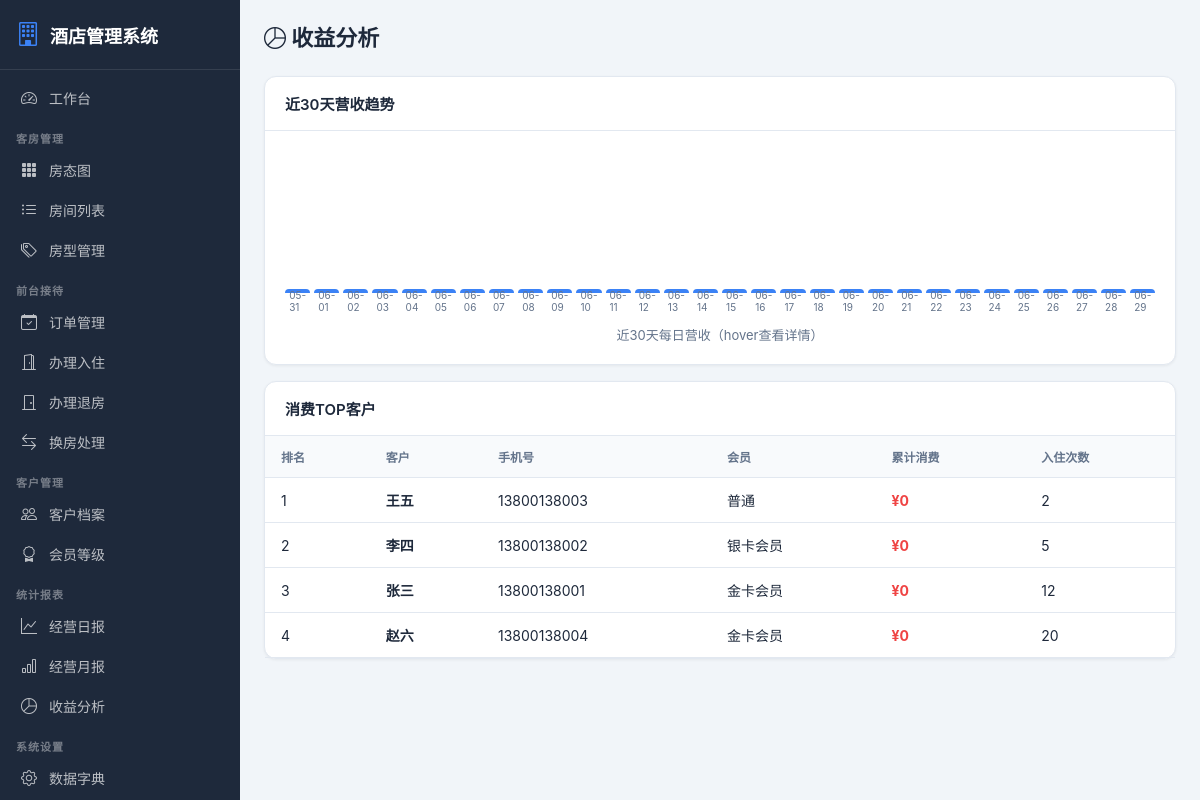
/reports/revenue/ (signed in), run on the app's committed database.
### customers/models.py (models this page shows, shortened)
class Customer(models.Model):
    GENDER_CHOICES = [("M", "男"), ("F", "女"), ("O", "其他")]
    name = models.CharField(verbose_name="姓名", max_length=50)
    gender = models.CharField(verbose_name="性别", max_length=1, choices=GENDER_CHOICES, default="M")
    id_card = models.CharField(verbose_name="身份证号", max_length=18, unique=True, blank=True, null=True)
    phone = models.CharField(verbose_name="手机号", max_length=20)
    password = models.CharField(verbose_name="密码", max_length=128, default="")
    email = models.EmailField(verbose_name="邮箱", blank=True)
    nationality = models.CharField(verbose_name="国籍", max_length=50, default="中国")
    birthday = models.DateField(verbose_name="生日", null=True, blank=True)
    membership = models.ForeignKey(MembershipLevel, on_delete=models.SET_NULL, null=True, blank=True, verbose_name="会员等级")
    points = models.IntegerField(verbose_name="积分", default=0)
    total_spending = models.DecimalField(verbose_name="累计消费", max_digits=12, decimal_places=2, default=0)
    total_stays = models.IntegerField(verbose_name="入住次数", default=0)
    preferences = models.TextField(verbose_name="偏好备注", blank=True)
    is_blacklisted = models.BooleanField(verbose_name="黑名单", default=False)
    is_active = models.BooleanField(verbose_name="账户启用", default=True)
    blacklist_reason = models.TextField(verbose_name="拉黑原因", blank=True)
    notes = models.TextField(verbose_name="备注", blank=True)
    created_at = models.DateTimeField(verbose_name="创建时间", auto_now_add=True)
    updated_at = models.DateTimeField(verbose_name="更新时间", auto_now=True)
    class Meta:
        verbose_name = "客户"
        verbose_name_plural = "客户管理"
        ordering = ["-created_at"]

class MembershipLevel(models.Model):
    name = models.CharField(verbose_name="等级名称", max_length=50, unique=True)
    code = models.CharField(verbose_name="等级代码", max_length=20, unique=True)
    discount = models.DecimalField(verbose_name="折扣率", max_digits=3, decimal_places=2, default=1.0, help_text="0.85表示85折")
    points_rate = models.DecimalField(verbose_name="积分倍率", max_digits=3, decimal_places=1, default=1.0)
    late_checkout_hours = models.IntegerField(verbose_name="延迟退房(小时)", default=0)
    min_spending = models.DecimalField(verbose_name="最低消费门槛", max_digits=10, decimal_places=2, default=0)
    description = models.TextField(verbose_name="等级说明", blank=True)
    created_at = models.DateTimeField(verbose_name="创建时间", auto_now_add=True)
    class Meta:
        verbose_name = "会员等级"
        verbose_name_plural = "会员等级"

### reports/views.py (the view)
# urls.py: path("revenue/", views.revenue_analysis, name="revenue_analysis"),
@login_required
def revenue_analysis(request):
    today = date.today()
    last_30 = today - timedelta(days=30)
    daily_revenue = []
    for i in range(30):
        d = last_30 + timedelta(days=i+1)
        rev = CheckOutRecord.objects.filter(check_out_time__date=d).aggregate(Sum("final_amount"))["final_amount__sum"] or 0
        daily_revenue.append({"date": d.strftime("%m-%d"), "revenue": float(rev)})
    top_customers = Customer.objects.annotate(
        total_spent=Sum("booking__checkoutrecord__final_amount")
    ).order_by("-total_spent")[:10]
    context = {
        "daily_revenue": daily_revenue,
        "top_customers": top_customers,
    }
    return render(request, "reports/revenue_analysis.html", context)

### reports/templates/reports/revenue_analysis.html (shortened to what this page needs)
{% extends 'base.html' %}
{% block content %}
<div class="page-header"><h1><i class="bi bi-pie-chart"></i> 收益分析</h1></div>
<div class="card"><div class="card-header">近30天营收趋势</div><div class="card-body">
<div class="chart-bar">
{% for item in daily_revenue %}
<div class="bar" style="height:{% if item.revenue > 0 %}calc({{ item.revenue }}px / 500){% else %}4px{% endif %}" title="{{ item.date }}: ¥{{ item.revenue }}">
    <div class="bar-label">{{ item.date }}</div>
</div>
{% endfor %}
</div>
<div style="margin-top:24px;text-align:center;font-size:13px;color:var(--text-light)">近30天每日营收（hover查看详情）</div>
</div></div>
<div class="card" style="margin-top:16px"><div class="card-header">消费TOP客户</div><div class="card-body" style="padding:0">
<table class="table">
<thead><tr><th>排名</th><th>客户</th><th>手机号</th><th>会员</th><th>累计消费</th><th>入住次数</th></tr></thead>
<tbody>
{% for c in top_customers %}
<tr>
    <td>{{ forloop.counter }}</td>
    <td><strong>{{ c.name }}</strong></td><td>{{ c.phone }}</td>
    <td>{{ c.membership.name|default:"普通" }}</td>
    <td><strong style="color:var(--danger)">¥{{ c.total_spent|default:0 }}</strong></td>
    <td>{{ c.total_stays }}</td>
</tr>
{% empty %}
<tr><td colspan="6" style="text-align:center;padding:20px;color:var(--text-light)">暂无数据</td></tr>
{% endfor %}
</tbody></table></div></div>
{% endblock %}

### static/css/style.css (style rules this page uses)
:root { --primary: #1a73e8; --primary-dark: #1557b0; --sidebar-bg: #1e293b; --sidebar-hover: #334155; --bg: #f1f5f9; --card-bg: #ffffff; --text: #1e293b; --text-light: #64748b; --border: #e2e8f0; --success: #10b981; --warning: #f59e0b; --danger: #ef4444; --info: #3b82f6; }
* { margin: 0; padding: 0; box-sizing: border-box; }
body { font-family: -apple-system, BlinkMacSystemFont, "Segoe UI", Roboto, "PingFang SC", "Microsoft YaHei", sans-serif; background: var(--bg); color: var(--text); display: flex; min-height: 100vh; }
.page-header { display: flex; justify-content: space-between; align-items: center; margin-bottom: 24px; }
.page-header h1 { font-size: 22px; font-weight: 700; }
.card { background: var(--card-bg); border-radius: 12px; box-shadow: 0 1px 3px rgba(0,0,0,0.06); border: 1px solid var(--border); margin-bottom: 16px; }
.card-header { padding: 16px 20px; border-bottom: 1px solid var(--border); font-weight: 600; font-size: 15px; display: flex; justify-content: space-between; align-items: center; }
.card-body { padding: 20px; }
.table { width: 100%; border-collapse: collapse; }
.table th { text-align: left; padding: 12px 16px; font-size: 12px; font-weight: 600; text-transform: uppercase; color: var(--text-light); background: #f8fafc; border-bottom: 1px solid var(--border); }
.table td { padding: 12px 16px; border-bottom: 1px solid var(--border); font-size: 14px; }
.chart-bar { display: flex; align-items: flex-end; gap: 4px; height: 150px; padding: 8px 0; }
.chart-bar .bar { flex: 1; background: var(--info); border-radius: 4px 4px 0 0; min-height: 4px; position: relative; }
.chart-bar .bar-label { position: absolute; bottom: -20px; left: 50%; transform: translateX(-50%); font-size: 10px; color: var(--text-light); }

### data on the page
Customer: name "王五", phone "13800138003", membership.name "普通", total_spent "0", total_stays "2"
Customer: name "李四", phone "13800138002", membership.name "银卡会员", total_spent "0", total_stays "5"
Customer: name "张三", phone "13800138001", membership.name "金卡会员", total_spent "0", total_stays "12"
Customer: name "赵六", phone "13800138004", membership.name "金卡会员", total_spent "0", total_stays "20"

### other printed values
{{ item.date }} "05-31" "06-01" "06-02" "06-03" "06-04" "06-05" "06-06" "06-07" "06-08" "06-09" "06-10" "06-11" "06-12" "06-13" "06-14" "06-15" "06-16" "06-17" "06-18" "06-19" "06-20" "06-21" "06-22" "06-23" "06-24" "06-25" "06-26" "06-27" "06-28" "06-29"
